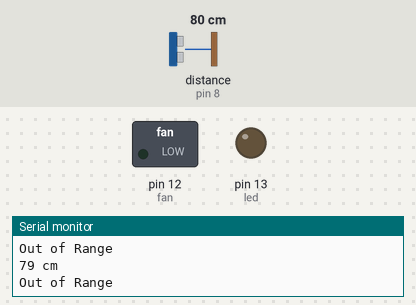
A sketch run on a simulated Arduino Uno, built with avr-gcc and run on an emulated ATmega328P. Shown: switched loads named in the sketch (green lamp = pin HIGH), output pins drawn as LEDs (lit = HIGH), the last lines printed to the serial monitor. Wiring (inferred from the names in the program): ultrasonic range finder: trigger pin 7; echo pin 8. The inputs (shaded band) are chosen by the test bench; at power-on: distance to the obstacle (sensor on pin 8) 80 cm. The echo pulse lasts 58.3 µs per cm; pins used as bus, display or sensor lines are not drawn.

Above: at 1.3 s.
1.4 s: distance to the obstacle (sensor on pin 8) set to 53 cm
2.9 s: distance to the obstacle (sensor on pin 8) set to 45 cm
At 3.3 s:
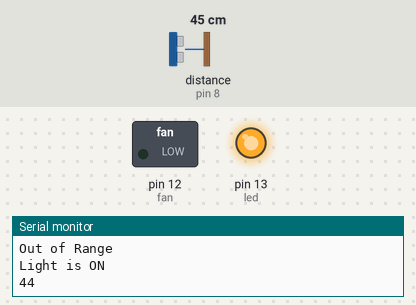
4.5 s: distance to the obstacle (sensor on pin 8) set to 120 cm
At 5.0 s:
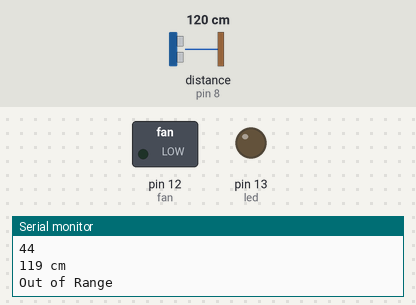
6.0 s: distance to the obstacle (sensor on pin 8) set to 2 cm
At 6.8 s:
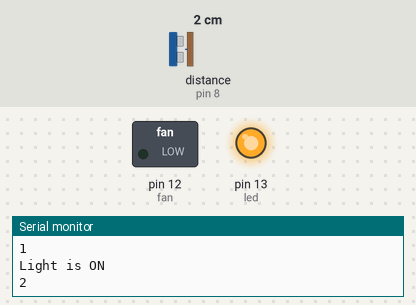
Timing chart, 0 to 8.5 s (numbered marks = the images above; inputs shaded):
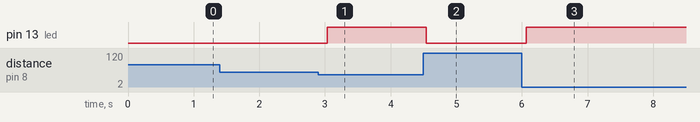

The sketch:

ultrasonic.ino
```cpp
#define trigPin 7
#define echoPin 8
#define led 13
#define fan 12

void setup() {
Serial.begin (9600);
pinMode(trigPin, OUTPUT);
pinMode(echoPin, INPUT);
pinMode(led, OUTPUT);
pinMode(fan, OUTPUT);
}

void loop() {
long duration, distance;
digitalWrite(trigPin, LOW);
delayMicroseconds(2);
digitalWrite(trigPin, HIGH);
delayMicroseconds(10);
digitalWrite(trigPin, LOW);
duration = pulseIn(echoPin, HIGH);

distance = (duration/2) / 29.1;

if (distance < 50) {

 digitalWrite(led,HIGH);
 Serial.println("Light is ON");
 Serial.println(distance);
}
else {
  digitalWrite(led,LOW);
  Serial.print(distance);
  Serial.println(" cm");
  Serial.println("Out of Range");
}
delay(500);
}
```

Measured:
- the behaviour switches between 51 and 50 cm on distance to the obstacle (sensor on pin 8) (found by bisection; images 0 and 1)
- after the input at 2.9 s, pin 13 (led): LOW → HIGH after 0.13 s
- after the input at 4.5 s, pin 13 (led): HIGH → LOW after 0.05 s
- after the input at 6.0 s, pin 13 (led): LOW → HIGH after 0.06 s
